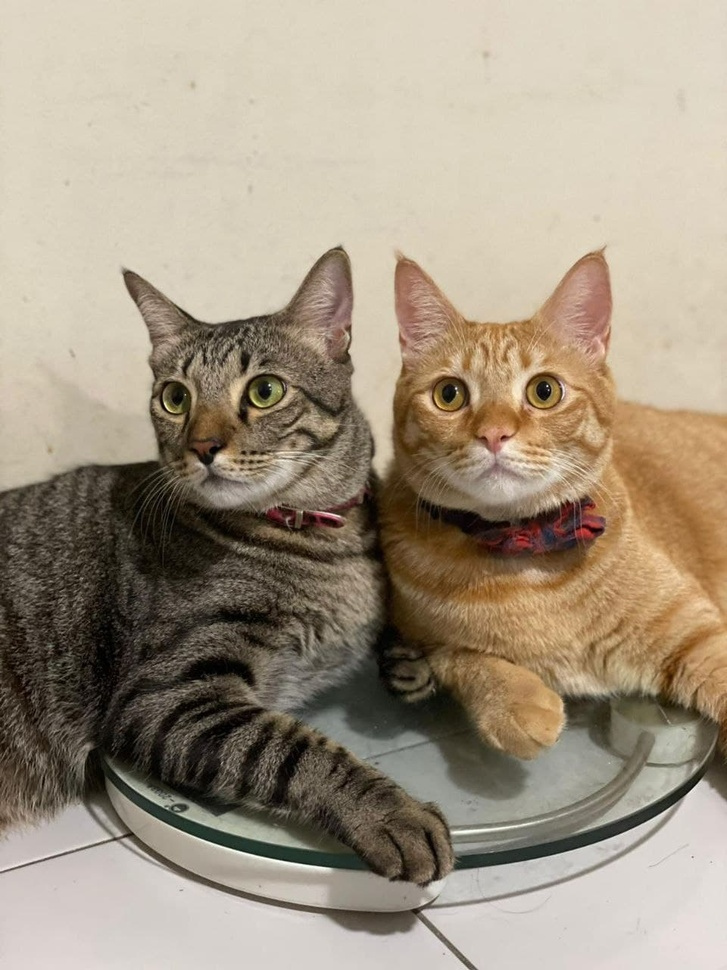
#> input picture Map_Merging/Sandbox_Practice/Images/cat1.jpg, 727 x 970 px, shrunk from 960 x 1280 before the run, found by its file name
$ python computing_histograms.py
#> lines starting #> are read from the running program, lines starting #| are printed output that depends on the picture
import cv2 as cv
import numpy as np
import matplotlib.pyplot as plt

img = cv.imread('Images/Cat1.jpg')
#> img is the input picture: shape (970, 727, 3); mean B, G, R 130.7, 149.4, 162.2
cv.imshow('Cats', img)

# Histograms for grayscale images
gray = cv.cvtColor(img, cv.COLOR_BGR2GRAY)
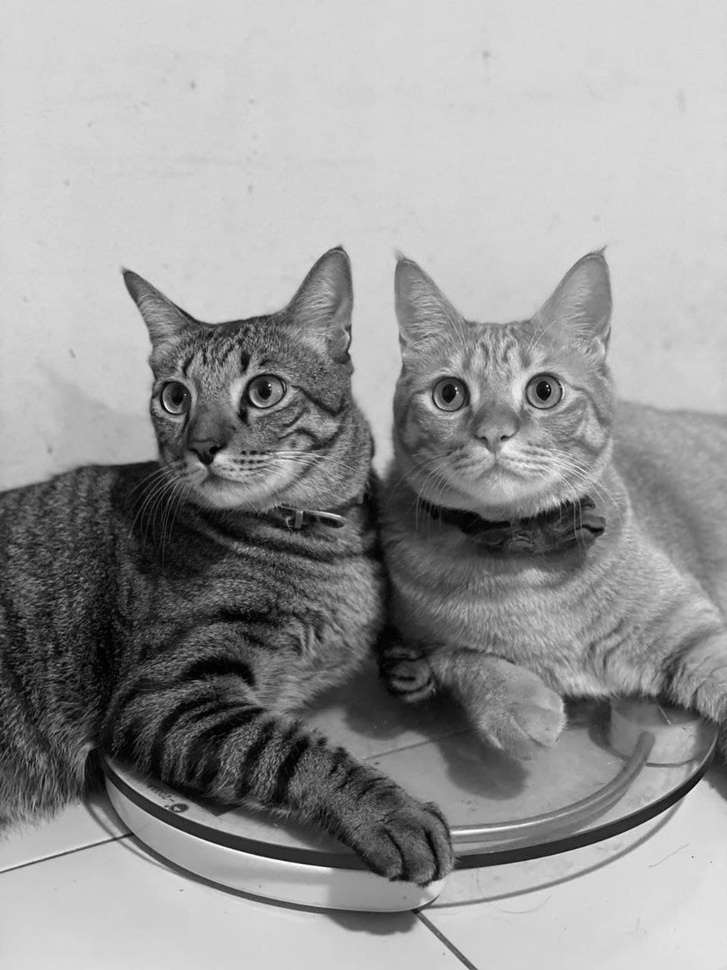
#> gray: shape (970, 727); min 0, max 254, mean 151.1
cv.imshow('Gray', gray)

gray_hist = cv.calcHist([gray], channels=[0], mask=None, histSize=[256], ranges=[0,256])
#> gray_hist = 256 values, max 31430 at index 213, min 0 at index 255, mean 2754.6

# [12 lines of commented-out code are left out]
colors = ('b', 'g', 'r')

plt.figure()
plt.title('Colors Histogram')
plt.xlabel('Bins')
plt.ylabel('# of pixels')
plt.xlim([0,256])

for i, col in enumerate(colors):
    hist = cv.calcHist([img], [i], None, [256], [0,256])
    plt.plot(hist, color = col)
    plt.xlim([0,256])

plt.show()
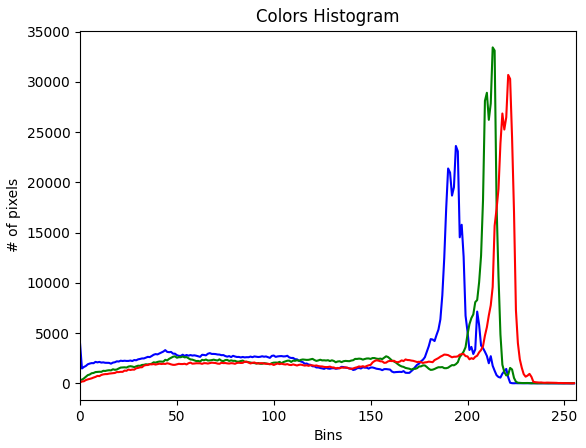
#> figure drawn by matplotlib, 1 panel; curve peaks at x = 194, y = 23623; curve peaks at x = 213, y = 33428; curve peaks at x = 221, y = 30690

cv.waitKey(0)

$ run again, with Map_Merging/Sandbox_Practice/Images/cat2.jpg copied over Map_Merging/Sandbox_Practice/Images/cat1.jpg
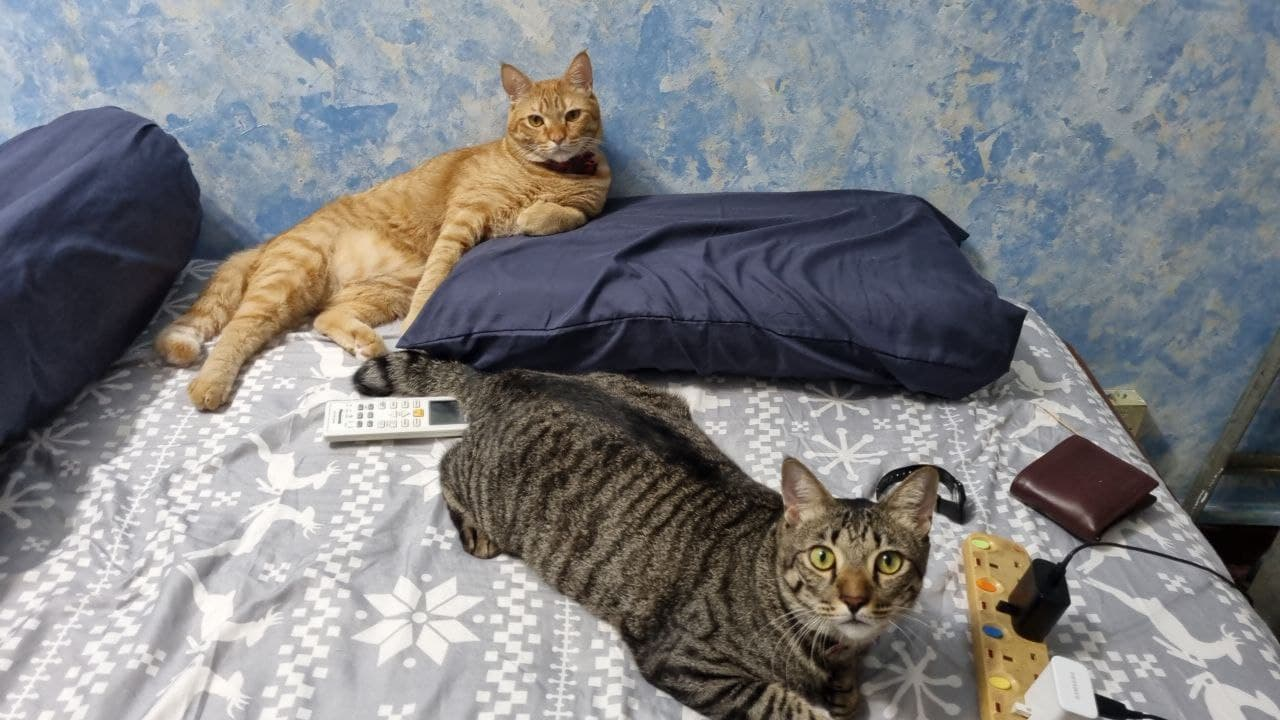
#> input picture Map_Merging/Sandbox_Practice/Images/cat2.jpg, 1280 x 720 px, found by its file name
#> img is the input picture: shape (720, 1280, 3); mean B, G, R 128.8, 126.9, 126.7
#> `gray = cv.cvtColor(img, cv.COLOR_BGR2GRAY)`:
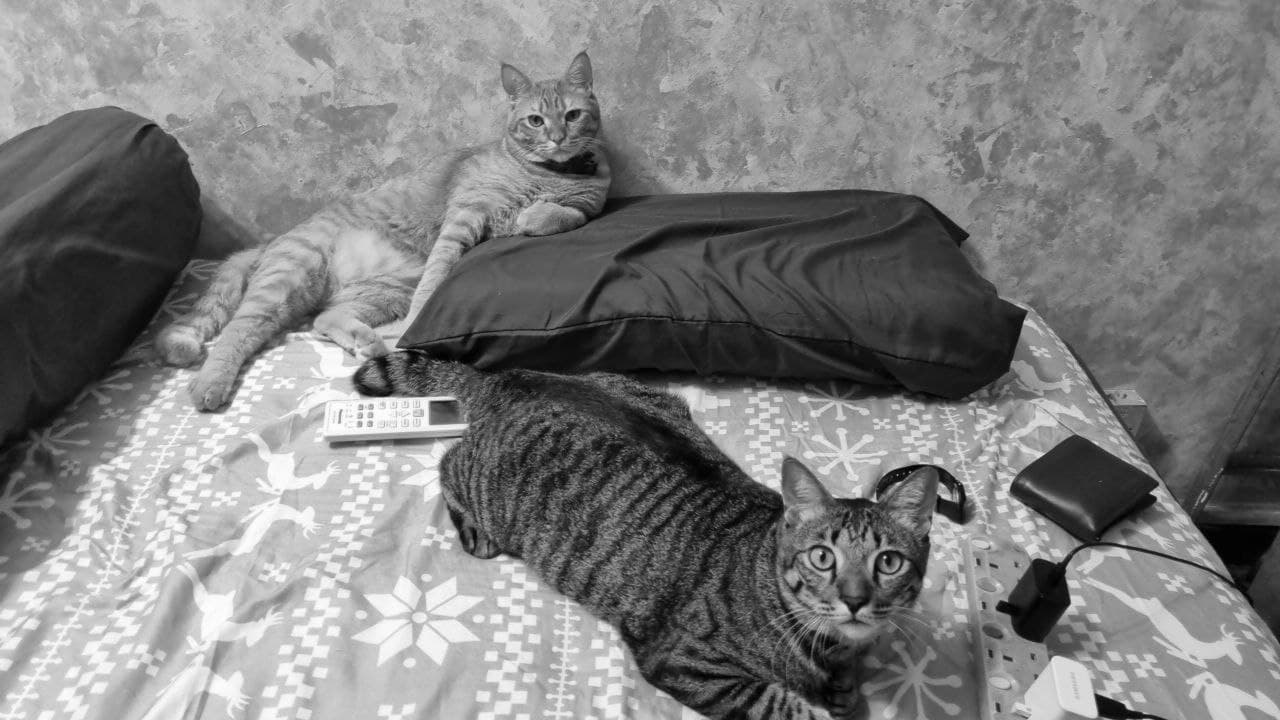
#> gray: shape (720, 1280); min 0, max 255, mean 127.1
#> gray_hist = 256 values, max 6945 at index 142, min 26 at index 0, mean 3600
#> `plt.show()`:
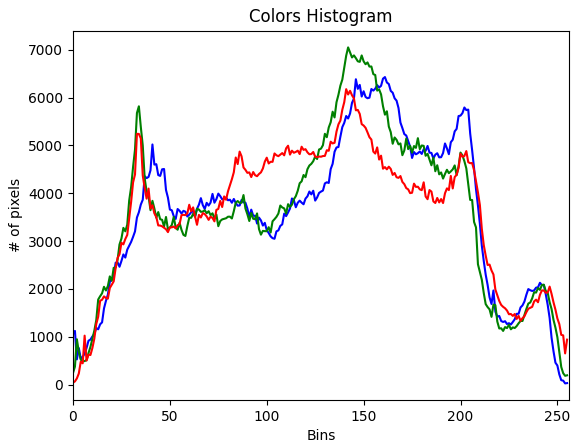
#> figure drawn by matplotlib, 1 panel; curve peaks at x = 161, y = 6428; curve peaks at x = 142, y = 7048; curve peaks at x = 141, y = 6175

$ run again, with Map_Merging/Sandbox_Practice/Images/cat3.jpg copied over Map_Merging/Sandbox_Practice/Images/cat1.jpg
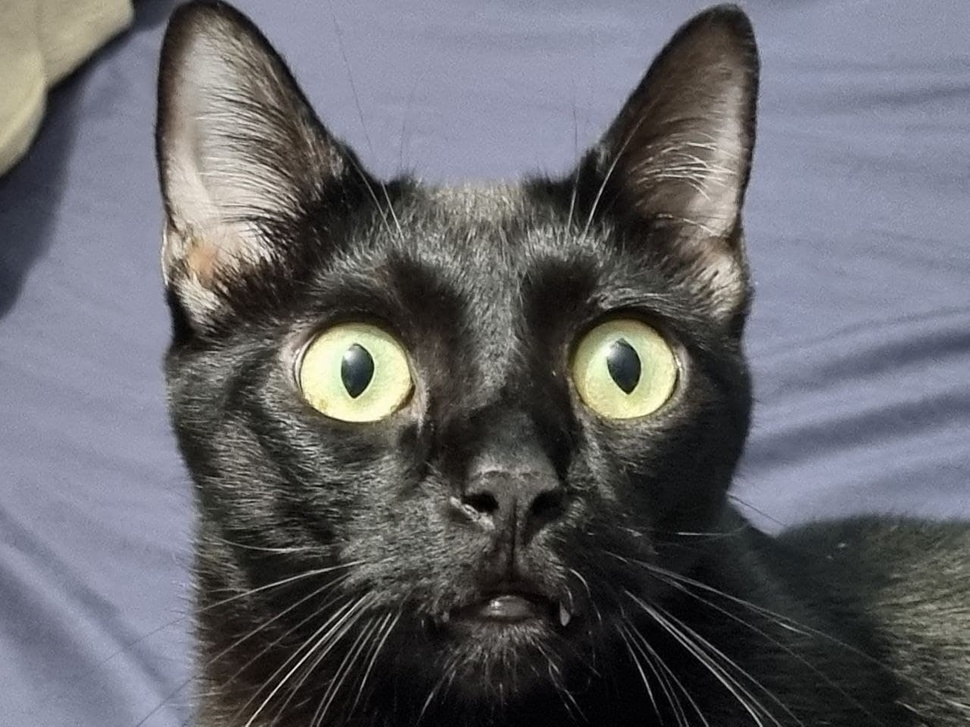
#> input picture Map_Merging/Sandbox_Practice/Images/cat3.jpg, 970 x 727 px, shrunk from 1280 x 960 before the run, found by its file name
#> img is the input picture: shape (727, 970, 3); mean B, G, R 106, 101.2, 100.9
#> `gray = cv.cvtColor(img, cv.COLOR_BGR2GRAY)`:
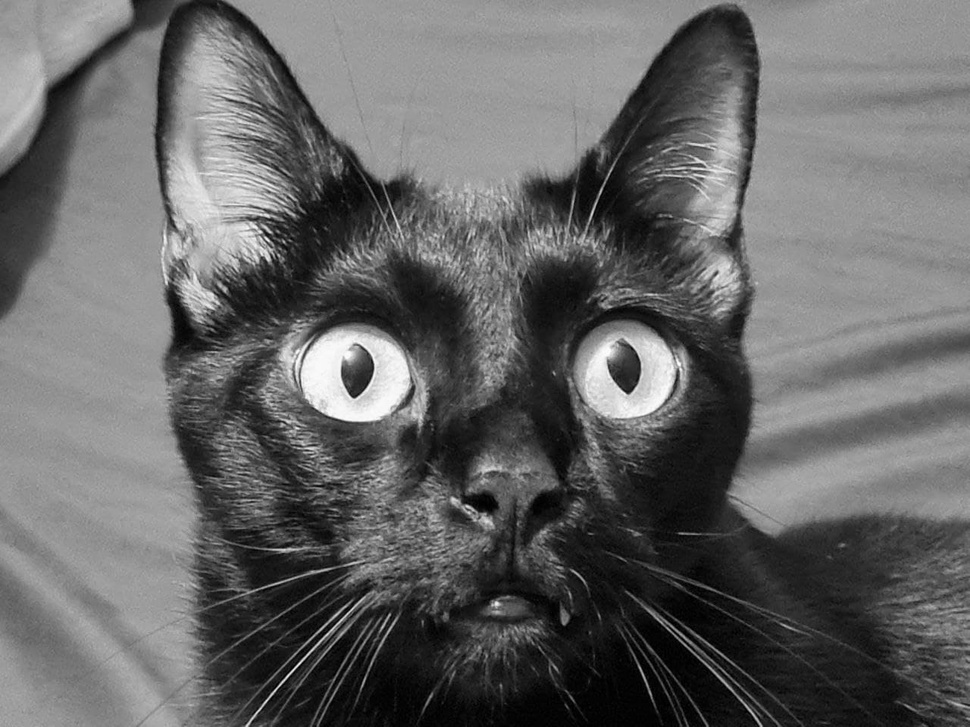
#> gray: shape (727, 970); min 0, max 254, mean 101.7
#> gray_hist = 256 values, max 14610 at index 152, min 0 at index 255, mean 2754.6
#> `plt.show()`:
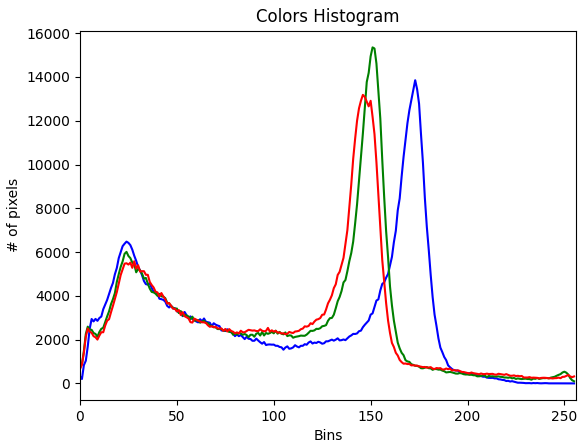
#> figure drawn by matplotlib, 1 panel; curve peaks at x = 173, y = 13852; curve peaks at x = 151, y = 15351; curve peaks at x = 146, y = 13182

$ run again, with Map_Merging/Sandbox_Practice/Images/level5_hokuyo_crop1.jpg copied over Map_Merging/Sandbox_Practice/Images/cat1.jpg
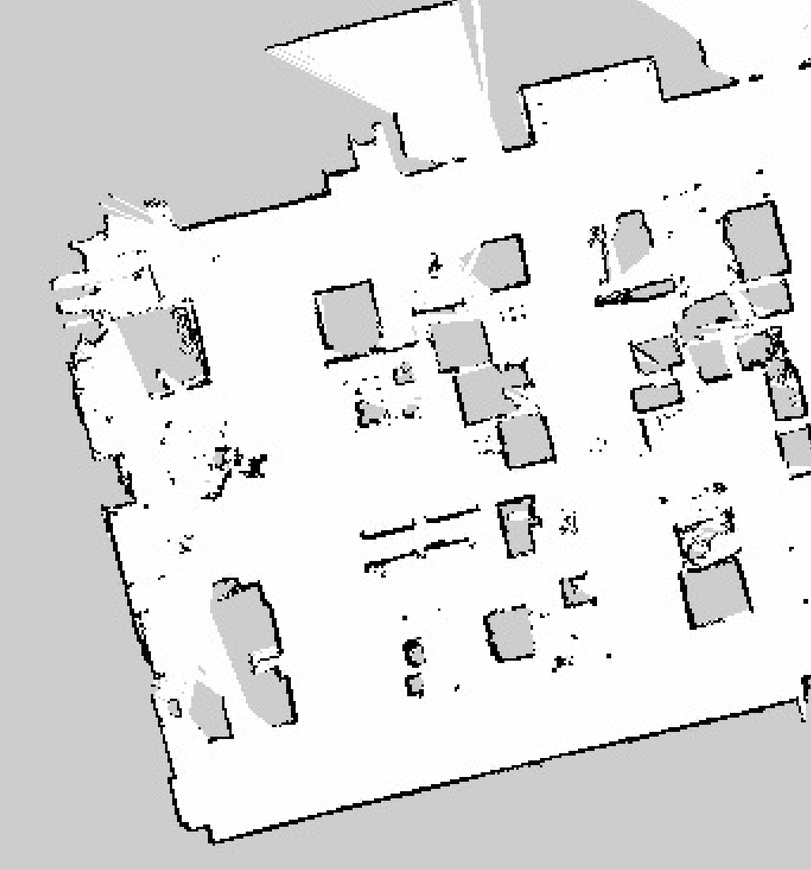
#> input picture Map_Merging/Sandbox_Practice/Images/level5_hokuyo_crop1.jpg, 811 x 870 px, shrunk from 1709 x 1833 before the run, found by its file name
#> img is the input picture: shape (870, 811, 3); min 0, max 255, mean 223.3
#> gray_hist = 256 values, max 276763 at index 254, min 67 at index 101, mean 2756.1
#> `plt.show()`:
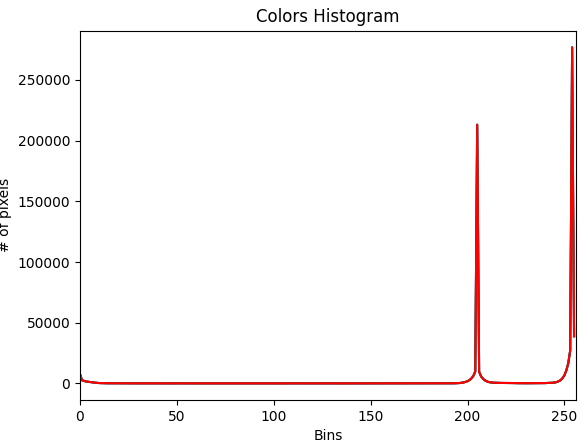
#> figure drawn by matplotlib, 1 panel; curve peaks at x = 254, y = 276763; curve peaks at x = 254, y = 276763; curve peaks at x = 254, y = 276763
